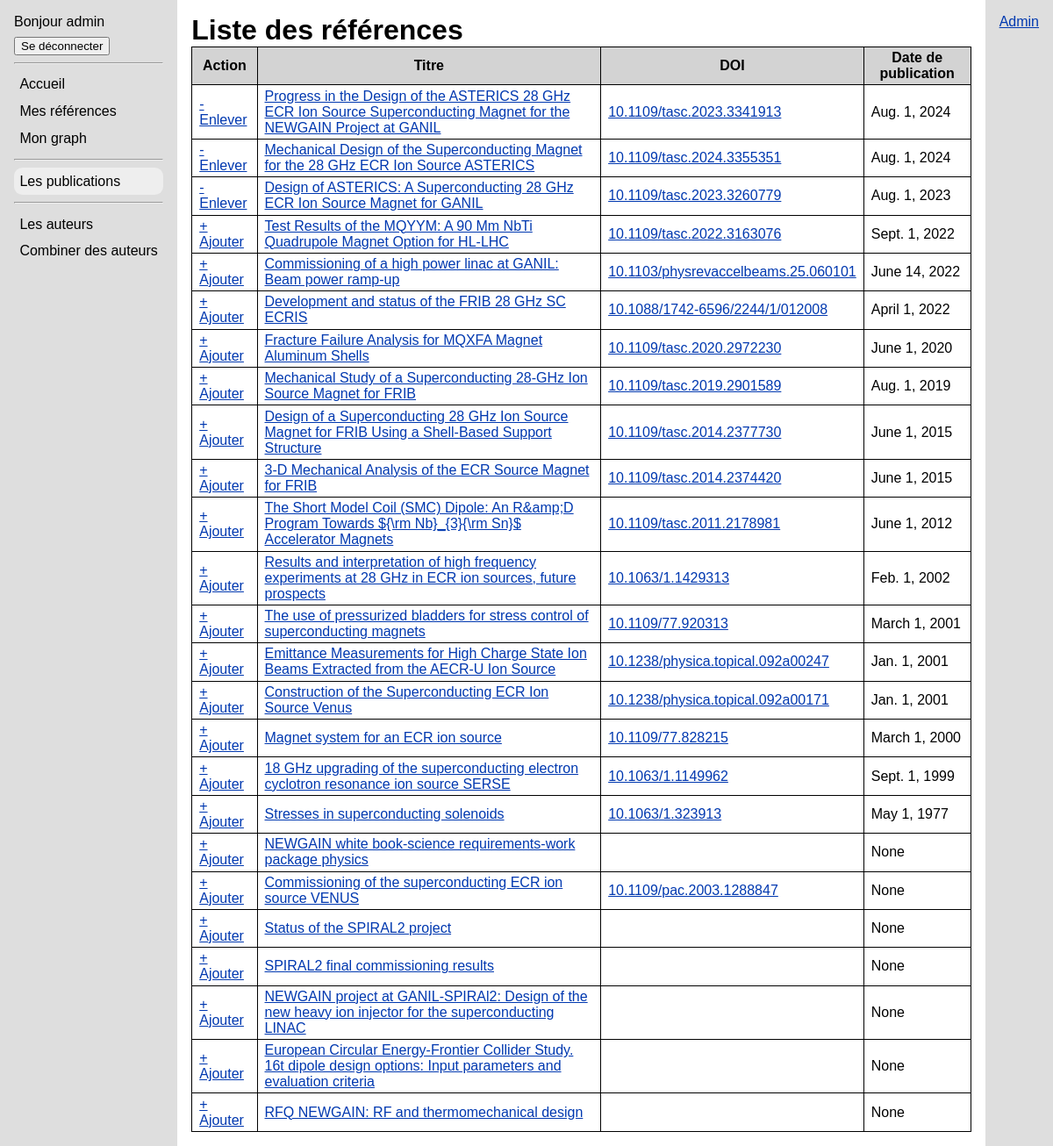
The app's page /publications/ (signed in) with its own data.
### references/models.py (models this page shows, shortened)
class Publication(models.Model):
    doi = models.CharField(max_length=100, blank=True)
    crossref_json = models.JSONField(blank=True, null=True)
    title = models.CharField(max_length=300, null=True, blank=True)
    publication_date = models.DateField(null=True, blank=True)
    authors = models.ManyToManyField(
        "Author",
        through="AuthorPublication",
        related_name="publications",
        blank=True
    )
    references = models.ManyToManyField(
        "self",
        through="PublicationReference",
        symmetrical=False,
        related_name="cited_by",
    )
    parse_references = models.BooleanField(default=True)
    date_created = models.DateTimeField(auto_now_add=True)
    date_updated = models.DateTimeField(auto_now=True)

### references/views.py (the view)
# urls.py: path('publications/', PublicationListView.as_view(), name='publications_list'),
class PublicationListView(ListView):
    model = Publication
    template_name = 'references/publications_list.html'
    context_object_name = 'publications'
    def get_context_data(self, **kwargs):
        context = super().get_context_data(**kwargs)
        pubs = Publication.objects.exclude(title='')
        pubs = pubs.order_by('-publication_date')
        context["publications"] = pubs
        user = self.request.user
        if user.is_authenticated:
            context["user_pub_ids"] = set(
                UserPublication.objects.filter(user=user).values_list('publication_id', flat=True)
            )
        else:
            context["user_pub_ids"] = set()
        return context

### references/templates/references/publications_list.html
{% extends 'references/base.html' %}
{% block content %}
    <h1>Liste des références</h1>
    {% if publications %}
        <table>
            <thead>
                <tr>
                    {% if user.is_authenticated %}
                        <th scope="col">Action</th>
                    {% endif %}
                    <th scope="col">Titre</th>
                    <th scope="col">DOI</th>
                    <th scope="col">Date de publication</th>
                </tr>
            </thead>
            <tbody>
                {% for pub in publications %}
                    <tr>
                        {% if user.is_authenticated %}
                            <td>
                                {% if pub.id in user_pub_ids %}
                                    <a href="{% url 'remove_publication_from_my_refs' pub.pk %}">- Enlever</a>
                                {% else %}
                                    <a href="{% url 'add_publication_to_my_refs' pub.pk %}">+ Ajouter</a>
                                {% endif %}
                            </td>
                        {% endif %}
                        <td><a href="{% url 'publication_detail' pub.pk %}">{{ pub.title }}</a></td>
                        <td><a href="{% url 'publication_crossref' pub.pk %}" target="_blank">{{ pub.doi }}</a></td>
                        <td>{{ pub.publication_date }}</td>
                    </tr>
                {% endfor %}
            </tbody>
        </table>
    {% else %}
        <p>Base de données vide.</p>
    {% endif %}
{% endblock content %}

### references_manager/templates/base.html (shortened to what this page needs)
<!DOCTYPE html>
<html>
<head>
    {% load static %}
    <link rel="stylesheet" href="{% static 'style.css' %}">
    {% block head %}{% endblock head %}
</head>
<body>
    <nav>
        {% if user.is_authenticated %}
            <p>Bonjour {{ user.username }}</p>
            <form action="{% url 'logout' %}" method="post" style="display: inline;">
                <button type="submit">
                    Se déconnecter
                </button>
            </form>
        {% else %}
            <a href="{% url 'login' %}">Se connecter</a>
            <a href="{% url 'register' %}">Créer un compte</a>
        {% endif %}
        <hr>
        {% block nav %}{% endblock nav %}
    </nav>
    <div>
        {% block content %}{% endblock content %}
    </div>
    <div class="admin-side-panel">
        <a href="{% url 'admin:index' %}" target="_blank">Admin</a>
    </div>
</body>
</html>

### references_manager/static/style.css (style rules this page uses)
body { margin: 0; }
body { font-family: Arial; display: grid; grid-template-columns: auto 1fr auto; height: 100vh; position: relative; }
a { --color: oklch(40% 0.2 260); color: var(--color); }
body > div { padding: 1rem; height: 100%; box-sizing: border-box; overflow: auto; }
nav { background-color: oklch(90% 0 0); padding: 1rem; }
nav > p { margin: 0 0 .5rem; }
.admin-side-panel { background-color: oklch(90% 0 0); padding: 1rem; }

### references/static/references/style.css (style rules this page uses)
h1, h2 { margin: 0; }
table { border: 1px solid; border-collapse: collapse; }
th, td { border: 1px solid; padding: .2em .5em; }
thead th { background-color: lightgray; }

### records on screen
Publication: shows "- Enlever", title "Progress in the Design of the ASTERICS 28 GHz ECR Ion Source Superconducting Magnet for the NEWGAIN Project at GANIL", doi "10.1109/tasc.2023.3341913", publication_date "Aug. 1, 2024"
Publication: shows "- Enlever", title "Mechanical Design of the Superconducting Magnet for the 28 GHz ECR Ion Source ASTERICS", doi "10.1109/tasc.2024.3355351", publication_date "Aug. 1, 2024"
Publication: shows "- Enlever", title "Design of ASTERICS: A Superconducting 28 GHz ECR Ion Source Magnet for GANIL", doi "10.1109/tasc.2023.3260779", publication_date "Aug. 1, 2023"
Publication: shows "+ Ajouter", title "Test Results of the MQYYM: A 90 Mm NbTi Quadrupole Magnet Option for HL-LHC", doi "10.1109/tasc.2022.3163076", publication_date "Sept. 1, 2022"
Publication: shows "+ Ajouter", title "Commissioning of a high power linac at GANIL: Beam power ramp-up", doi "10.1103/physrevaccelbeams.25.060101", publication_date "June 14, 2022"
Publication: shows "+ Ajouter", title "Development and status of the FRIB 28 GHz SC ECRIS", doi "10.1088/1742-6596/2244/1/012008", publication_date "April 1, 2022"
Publication: shows "+ Ajouter", title "Fracture Failure Analysis for MQXFA Magnet Aluminum Shells", doi "10.1109/tasc.2020.2972230", publication_date "June 1, 2020"
Publication: shows "+ Ajouter", title "Mechanical Study of a Superconducting 28-GHz Ion Source Magnet for FRIB", doi "10.1109/tasc.2019.2901589", publication_date "Aug. 1, 2019"
Publication: shows "+ Ajouter", title "Design of a Superconducting 28 GHz Ion Source Magnet for FRIB Using a Shell-Based Support Structure", doi "10.1109/tasc.2014.2377730", publication_date "June 1, 2015"
Publication: shows "+ Ajouter", title "3-D Mechanical Analysis of the ECR Source Magnet for FRIB", doi "10.1109/tasc.2014.2374420", publication_date "June 1, 2015"
Publication: shows "+ Ajouter", title "The Short Model Coil (SMC) Dipole: An R&amp;D Program Towards ${\\rm Nb}_{3}{\\rm Sn}$ Accelerator Magnets", doi "10.1109/tasc.2011.2178981", publication_date "June 1, 2012"
Publication: shows "+ Ajouter", title "Results and interpretation of high frequency experiments at 28 GHz in ECR ion sources, future prospects", doi "10.1063/1.1429313", publication_date "Feb. 1, 2002"
Publication: shows "+ Ajouter", title "The use of pressurized bladders for stress control of superconducting magnets", doi "10.1109/77.920313", publication_date "March 1, 2001"
Publication: shows "+ Ajouter", title "Emittance Measurements for High Charge State Ion Beams Extracted from the AECR-U Ion Source", doi "10.1238/physica.topical.092a00247", publication_date "Jan. 1, 2001"
Publication: shows "+ Ajouter", title "Construction of the Superconducting ECR Ion Source Venus", doi "10.1238/physica.topical.092a00171", publication_date "Jan. 1, 2001"
Publication: shows "+ Ajouter", title "Magnet system for an ECR ion source", doi "10.1109/77.828215", publication_date "March 1, 2000"
Publication: shows "+ Ajouter", title "18 GHz upgrading of the superconducting electron cyclotron resonance ion source SERSE", doi "10.1063/1.1149962", publication_date "Sept. 1, 1999"
Publication: shows "+ Ajouter", title "Stresses in superconducting solenoids", doi "10.1063/1.323913", publication_date "May 1, 1977"
Publication: shows "+ Ajouter", title "NEWGAIN white book-science requirements-work package physics", publication_date "None"
Publication: shows "+ Ajouter", title "Commissioning of the superconducting ECR ion source VENUS", doi "10.1109/pac.2003.1288847", publication_date "None"
Publication: shows "+ Ajouter", title "Status of the SPIRAL2 project", publication_date "None"
Publication: shows "+ Ajouter", title "SPIRAL2 final commissioning results", publication_date "None"
Publication: shows "+ Ajouter", title "NEWGAIN project at GANIL-SPIRAl2: Design of the new heavy ion injector for the superconducting LINAC", publication_date "None"
Publication: shows "+ Ajouter", title "European Circular Energy-Frontier Collider Study. 16t dipole design options: Input parameters and evaluation criteria", publication_date "None"
Publication: shows "+ Ajouter", title "RFQ NEWGAIN: RF and thermomechanical design", publication_date "None"

### other values on screen
{{ user.username }} "admin"
